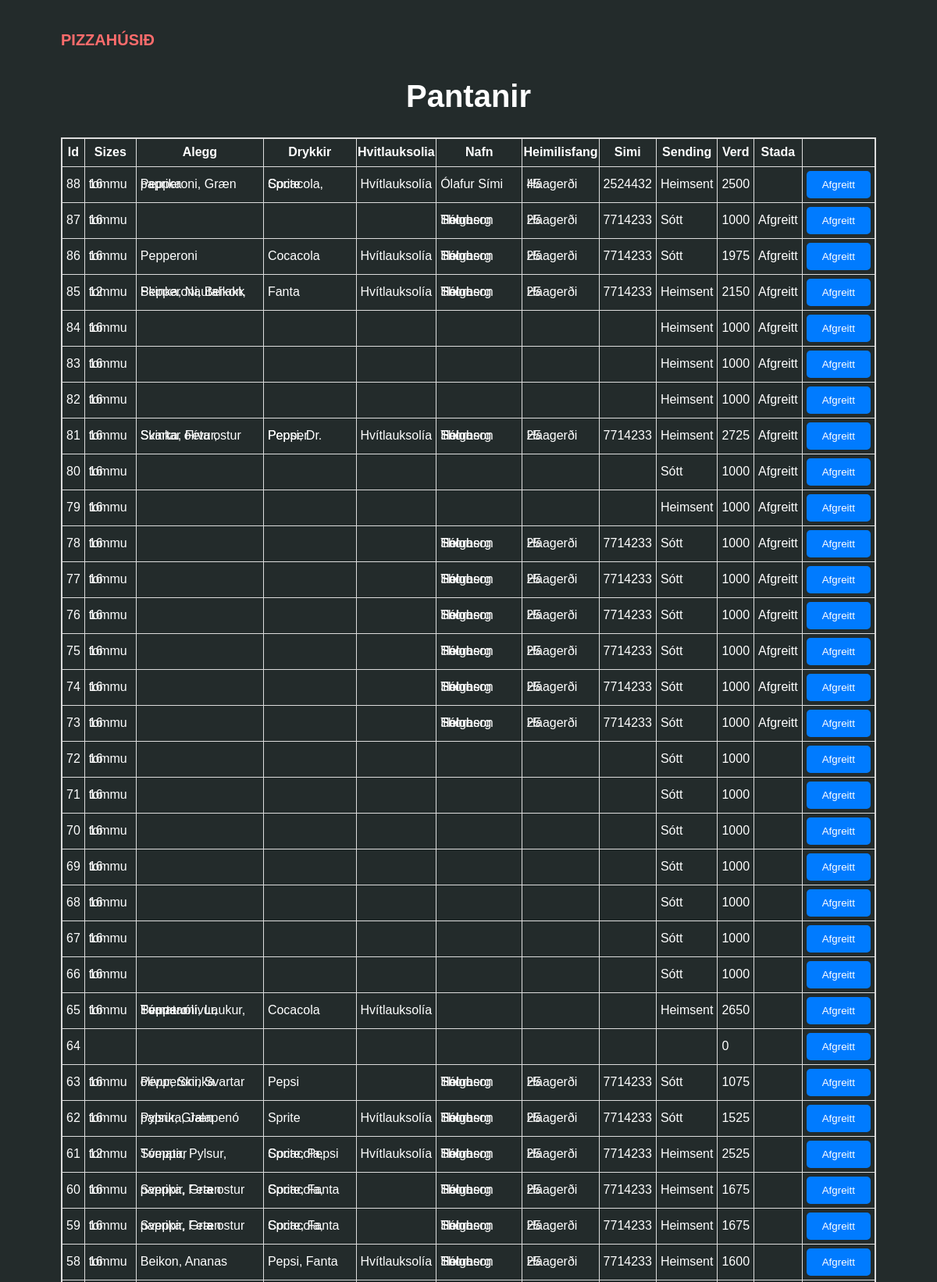
Page /dashboard.php (signed in, upper part) on the committed database.
### tables this page shows
CREATE TABLE "Pantanir" (
	"Id"	INTEGER NOT NULL,
	"Sizes"	TEXT,
	"Alegg"	TEXT,
	"Drykkir"	TEXT,
	"Hvitlauksolia"	TEXT,
	"Nafn"	TEXT,
	"Heimilisfang"	TEXT,
	"Simi"	TEXT,
	"Sending"	TEXT,
	"Verd"	TEXT,
	"Stada"	TEXT,
	PRIMARY KEY("Id" AUTOINCREMENT)
);

### dashboard.php (the view, shortened to what this page needs)
<?php
$dbFile = 'C:\\xampp\\htdocs\\PizzaDatabase.db';
try {
    $db = new PDO('sqlite:' . $dbFile);
    $db->setAttribute(PDO::ATTR_ERRMODE, PDO::ERRMODE_EXCEPTION);
    $stmt = $db->prepare('SELECT * FROM Pantanir ORDER BY Id DESC');
    $stmt->execute();
    $results = $stmt->fetchAll(PDO::FETCH_ASSOC);
    echo '<!DOCTYPE html>';
    echo '<html>';
    echo '<head>';
    echo '<link rel="stylesheet" href="style.css">';
    echo '</head>';
    echo '<body>';
    echo '<h2 class="pp">Pantanir</h2>';
    echo '<table border="1" class="tabbi">';
    echo '<tr><th><p class="los">Id</p></th><th><p class="los">Sizes</p></th><th><p class="los">Alegg</p></th><th><p class="los">Drykkir</p></th><th><p class="los">Hvitlauksolia</p></th><th><p class="los">Nafn</p></th><th><p class="los">Heimilisfang</p></th><th><p class="los">Simi</p></th><th><p class="los">Sending</p></th><th><p class="los">Verd</p></th><th><p class="los">Stada</p></th></tr>';
    foreach ($results as $row) {
        echo '<tr>';
        echo '<td><p>' . $row['Id'] . '</p></td>';
        echo '<td><p>' . $row['Sizes'] . '</p></td>';
        echo '<td><p>' . $row['Alegg'] . '</p></td>';
        echo '<td><p>' . $row['Drykkir'] . '</p></td>';
        echo '<td><p>' . $row['Hvitlauksolia'] . '</p></td>';
        echo '<td><p>' . $row['Nafn'] . '</p></td>';
        echo '<td><p>' . $row['Heimilisfang'] . '</p></td>';
        echo '<td><p>' . $row['Simi'] . '</p></td>';
        echo '<td><p>' . $row['Sending'] . '</p></td>';
        echo '<td><p>' . $row['Verd'] . '</p></td>';
        echo '<td><p>' . $row['Stada'] . '</p></td>';
        echo '<td>';
        echo '<form class="update-form" method="post" action="update_status.php">';
        echo '<button type="submit" name="submit">Afgreitt</button>';
        echo '</form>';
        echo '</td>';
        echo '</tr>';
    }
    echo '</table>';
    echo '</body>';
    echo '</html>';
} catch (PDOException $e) {
    echo 'Connection failed: ' . $e->getMessage();
}
?>
<html>
<body>
    <h3><a href="index.php" class="logo">PIZZAHÚSIÐ</a></h3>
</body>
</html>

### style.css (style rules this page uses)
h2 { font-family: 'Future', sans-serif; color: white; font-weight: bold; text-align: left; }
h3 { font-family: 'Future', sans-serif; color: white; font-weight: bold; text-align: left; }
p { font-family: 'Future', sans-serif; color: white; font-weight: lighter; text-align: left; font-size: 15; line-height: 1%; }
html { background-color: #232b2b; margin-top: 70px; margin-right: 70px; margin-bottom: 70px; margin-left: 70px; }
button { background-color: #007bff; color: #fff; padding: 10px 20px; border: none; border-radius: 5px; cursor: pointer; }
td { padding: 5px; }
table { margin: 0 auto; }
.los { font-family: 'Future', sans-serif; color: white; font-weight: bolder; text-align: center; font-size: 15; line-height: 1%; }
.pp { font-family: 'Future', sans-serif; color: white; font-weight: bolder; text-align: center; font-size: 40px; line-height: 100%; }
.logo { text-decoration: none; color: rgb(255, 108, 108); position: absolute; top: 40px; font-size: 20px; }
.tabbi { width: 100%; border-collapse: collapse; border: 2px solid #ddd; }

### rows in the picture
pantanir: Id "88", Sizes "16 tommu", Alegg "Pepperoni, Græn paprika", Drykkir "Cocacola, Sprite", Hvitlauksolia "Hvítlauksolía", Nafn "Ólafur Sími", Heimilisfang "Háagerði 45", Simi "2524432", Sending "Heimsent", Verd "2500"
pantanir: Id "87", Sizes "16 tommu", Nafn "Sólon Thorberg Helgason", Heimilisfang "Háagerði 25", Simi "7714233", Sending "Sótt", Verd "1000", Stada "Afgreitt"
pantanir: Id "86", Sizes "16 tommu", Alegg "Pepperoni", Drykkir "Cocacola", Hvitlauksolia "Hvítlauksolía", Nafn "Sólon Thorberg Helgason", Heimilisfang "Háagerði 25", Simi "7714233", Sending "Sótt", Verd "1975", Stada "Afgreitt"
pantanir: Id "85", Sizes "12 tommu", Alegg "Pepperoni, Beikon, Skinka, Nautahakk", Drykkir "Fanta", Hvitlauksolia "Hvítlauksolía", Nafn "Sólon Thorberg Helgason", Heimilisfang "Háagerði 25", Simi "7714233", Sending "Heimsent", Verd "2150", Stada "Afgreitt"
pantanir: Id "84", Sizes "16 tommu", Sending "Heimsent", Verd "1000", Stada "Afgreitt"
pantanir: Id "83", Sizes "16 tommu", Sending "Heimsent", Verd "1000", Stada "Afgreitt"
pantanir: Id "82", Sizes "16 tommu", Sending "Heimsent", Verd "1000", Stada "Afgreitt"
pantanir: Id "81", Sizes "16 tommu", Alegg "Svartar ólívur, Skinka, Feta ostur", Drykkir "Pepsi, Dr. Pepper", Hvitlauksolia "Hvítlauksolía", Nafn "Sólon Thorberg Helgason", Heimilisfang "Háagerði 25", Simi "7714233", Sending "Heimsent", Verd "2725", Stada "Afgreitt"
pantanir: Id "80", Sizes "16 tommu", Sending "Sótt", Verd "1000", Stada "Afgreitt"
pantanir: Id "79", Sizes "16 tommu", Sending "Heimsent", Verd "1000", Stada "Afgreitt"
pantanir: Id "78", Sizes "16 tommu", Nafn "Sólon Thorberg Helgason", Heimilisfang "Háagerði 25", Simi "7714233", Sending "Sótt", Verd "1000", Stada "Afgreitt"
pantanir: Id "77", Sizes "16 tommu", Nafn "Sólon Thorberg Helgason", Heimilisfang "Háagerði 25", Simi "7714233", Sending "Sótt", Verd "1000", Stada "Afgreitt"
pantanir: Id "76", Sizes "16 tommu", Nafn "Sólon Thorberg Helgason", Heimilisfang "Háagerði 25", Simi "7714233", Sending "Sótt", Verd "1000", Stada "Afgreitt"
pantanir: Id "75", Sizes "16 tommu", Nafn "Sólon Thorberg Helgason", Heimilisfang "Háagerði 25", Simi "7714233", Sending "Sótt", Verd "1000", Stada "Afgreitt"
pantanir: Id "74", Sizes "16 tommu", Nafn "Sólon Thorberg Helgason", Heimilisfang "Háagerði 25", Simi "7714233", Sending "Sótt", Verd "1000", Stada "Afgreitt"
pantanir: Id "73", Sizes "16 tommu", Nafn "Sólon Thorberg Helgason", Heimilisfang "Háagerði 25", Simi "7714233", Sending "Sótt", Verd "1000", Stada "Afgreitt"
pantanir: Id "72", Sizes "16 tommu", Sending "Sótt", Verd "1000"
pantanir: Id "71", Sizes "16 tommu", Sending "Sótt", Verd "1000"
pantanir: Id "70", Sizes "16 tommu", Sending "Sótt", Verd "1000"
pantanir: Id "69", Sizes "16 tommu", Sending "Sótt", Verd "1000"
pantanir: Id "68", Sizes "16 tommu", Sending "Sótt", Verd "1000"
pantanir: Id "67", Sizes "16 tommu", Sending "Sótt", Verd "1000"
pantanir: Id "66", Sizes "16 tommu", Sending "Sótt", Verd "1000"
pantanir: Id "65", Sizes "16 tommu", Alegg "Pepperoni, Laukur, Svartar ólívur, Tómatar", Drykkir "Cocacola", Hvitlauksolia "Hvítlauksolía", Sending "Heimsent", Verd "2650"
pantanir: Id "64", Verd "0"
pantanir: Id "63", Sizes "16 tommu", Alegg "Pepperoni, Svartar ólívur, Skinka", Drykkir "Pepsi", Nafn "Sólon Thorberg Helgason", Heimilisfang "Háagerði 25", Simi "7714233", Sending "Sótt", Verd "1075"
pantanir: Id "62", Sizes "16 tommu", Alegg "Pylsur, Græn paprika, Jalapenó", Drykkir "Sprite", Hvitlauksolia "Hvítlauksolía", Nafn "Sólon Thorberg Helgason", Heimilisfang "Háagerði 25", Simi "7714233", Sending "Sótt", Verd "1525"
pantanir: Id "61", Sizes "12 tommu", Alegg "Sveppir, Pylsur, Tómatar", Drykkir "Cocacola, Sprite, Pepsi", Hvitlauksolia "Hvítlauksolía", Nafn "Sólon Thorberg Helgason", Heimilisfang "Háagerði 25", Simi "7714233", Sending "Heimsent", Verd "2525"
pantanir: Id "60", Sizes "16 tommu", Alegg "Sveppir, Græn paprika, Feta ostur", Drykkir "Cocacola, Sprite, Fanta", Nafn "Sólon Thorberg Helgason", Heimilisfang "Háagerði 25", Simi "7714233", Sending "Heimsent", Verd "1675"
pantanir: Id "59", Sizes "16 tommu", Alegg "Sveppir, Græn paprika, Feta ostur", Drykkir "Cocacola, Sprite, Fanta", Nafn "Sólon Thorberg Helgason", Heimilisfang "Háagerði 25", Simi "7714233", Sending "Heimsent", Verd "1675"
pantanir: Id "58", Sizes "16 tommu", Alegg "Beikon, Ananas", Drykkir "Pepsi, Fanta", Hvitlauksolia "Hvítlauksolía", Nafn "Sólon Thorberg Helgason", Heimilisfang "Háagerði 25", Simi "7714233", Sending "Heimsent", Verd "1600"
